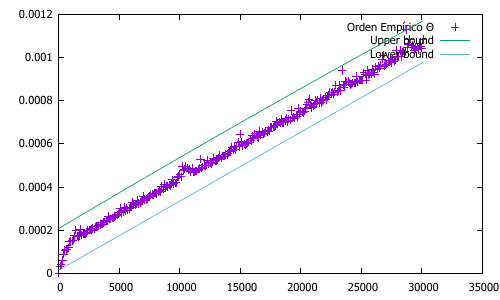

The script that saved this image:
set terminal pdf color
set output 'practica1-gnuplottex-fig4.pdf'
f(x)=-4.57096e-014*x*x+3.33947e-008*x+0.000106985+0.0001
g(x)=3.20187e-008*x+0.000113866-0.0001
plot "./datos/mayorfreq.dat" title 'Orden Empírico Θ', f(x) title 'Upper bound', g(x) title 'Lower bound'
